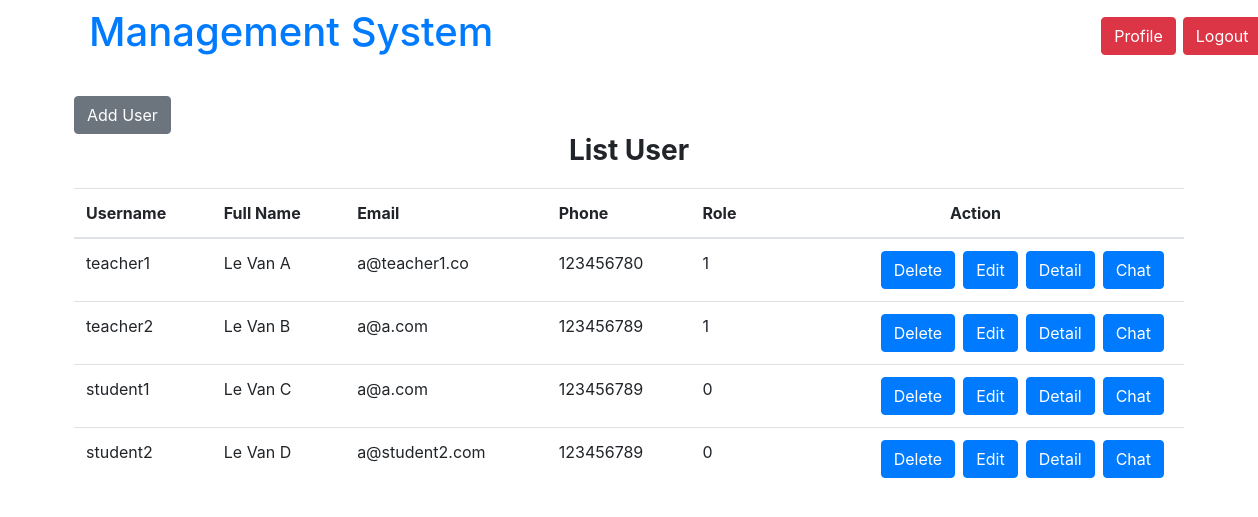
Screenshot of /user/list.php (signed in) with the database file from the repository.
### tables this page shows
CREATE TABLE `users` (
  `id` int(10) NOT NULL,
  `username` varchar(100) NOT NULL,
  `password` varchar(100) NOT NULL,
  `fullname` varchar(100) NOT NULL,
  `email` varchar(100) NOT NULL,
  `phone` int(100) NOT NULL,
  `role` int(3) NOT NULL,
  `avatar` varchar(100) NOT NULL
);

### user/list.php (the view, shortened to what this page needs)
<!doctype html>
<html lang="en">
  <head>
    <link rel="stylesheet" href="https://stackpath.bootstrapcdn.com/bootstrap/4.3.1/css/bootstrap.min.css">
  </head>
  <body>
    <?php include 'header.php'; ?>
    <div class = "container">
        <?php if($_SESSION['role'])
            echo '<div class="row">
                <div class="col-md-2">
                    <form action="add.php">
                        <button type="submit" class="btn btn-secondary">Add User</button>
                    </form>
                </div>
            </div>';
    ?>
        <h3><center><b>List User</b></center></h3>
        <div class="row" style="margin-top: 20px">
        <div class="col-sm-12">
            <div class="table-responsive">
                <table class="table">
                    <thead>
                    <tr>
                        <th>Username</th>
                        <th>Full Name</th>
                        <th>Email</th>
                        <th>Phone</th>
                        <th>Role</th>
                        <th><center>Action</center></th>
                    </tr>
                    </thead>
                    <tbody>
                    <?php
                    require_once '../config/connect.php';
                    $sql = "SELECT * FROM users";
                    $users = $conn->query($sql);
                    foreach($users as $user){
                        echo "<tr>";
                        echo"<td>".$user['username']."</td>";
                        echo"<td>".$user['fullname']."</td>";
                        echo"<td>".$user['email']."</td>";
                        echo"<td>".$user['phone']."</td>";
                        echo"<td>".$user['role']."</td>";
                        echo"<td>";
                        echo "<a href='chat.php?id=".$user['id']."'class='btn btn-primary' style='float: right;margin-right: 8px'>Chat</a>";
                        echo "<a href='detail.php?id=".$user['id']."'class='btn btn-primary' style='float: right;margin-right: 8px'>Detail</a>";
                        if($_SESSION['role']){
                            echo "<form action='profile.php' style='float: right;margin-right: 8px;' method='post'>
                                             <button type='submit' class='btn btn-primary' value='".$user['username']."'name='editBtn'>Edit</button>
                                           </form>";
                            echo "<form action='delete.php' style='float: right;margin-right: 8px;' method='post'>
                                    <input type='hidden' name='file' value='".$user['avatar']."'>
                                        <button type='submit' class='btn btn-primary' value='".$user['id']."' name='delete' onclick=\"return confirm('Delete User ".$user['username']."')\">Delete</button></form>";
                        }
                        echo "</td>";
                        echo "</tr>";
                    }
                        ?>
                    </tbody>
                </table>
    </div>
  </body>
</html>

### rows the page displays
users: username "teacher1", fullname "Le Van A", email "a@teacher1.co", phone "123456780", role "1"
users: username "teacher2", fullname "Le Van B", email "a@a.com", phone "123456789", role "1"
users: username "student1", fullname "Le Van C", email "a@a.com", phone "123456789", role "0"
users: username "student2", fullname "Le Van D", email "a@student2.com", phone "123456789", role "0"
